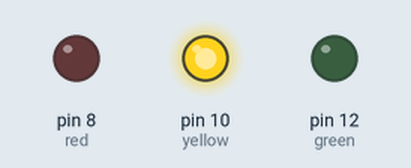
Bench run of a sketch on a simulated Arduino Uno, built with avr-gcc and run on an emulated ATmega328P. Shown: output pins drawn as LEDs (lit = HIGH).

Above: at 0.6 s.
At 2.15 s:
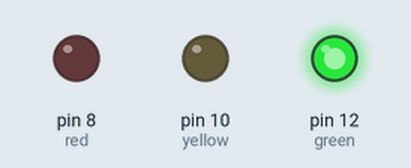
At 3.7 s:
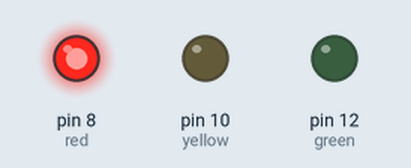
Timing chart, 0 to 4.8 s (numbered marks = the images above):
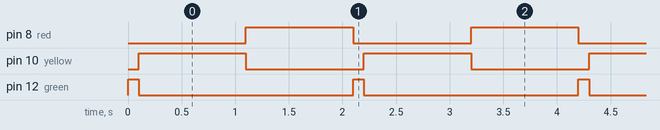

Measured:
- by itself, pin 8 (red), pin 10 (yellow): alternates HIGH for 1.0 s and LOW for 1.1 s
- by itself, pin 12 (green): alternates HIGH for 0.10 s and LOW for 2.0 s
- by itself, everything shown: repeats every 2.1 s, in 3 steps

The sketch:

blink_100ms.ino
```cpp
int green = 12;
int yellow = 10;
int red = 8;


void setup() {
  // put your setup code here, to run once:
  pinMode(green, OUTPUT);
  pinMode(yellow,OUTPUT);
  pinMode(red, OUTPUT);

}

void loop() {
  // put your main code here, to run repeatedly:
  digitalWrite(green, HIGH);
  digitalWrite(yellow, LOW);
  digitalWrite(red, LOW);
  delay(100);
  digitalWrite(green, LOW);
  digitalWrite(yellow, HIGH);
  digitalWrite(red, LOW);
  delay(1000);
  digitalWrite(green, LOW);
  digitalWrite(yellow, LOW);
  digitalWrite(red, HIGH);
  delay(1000);

}
```
